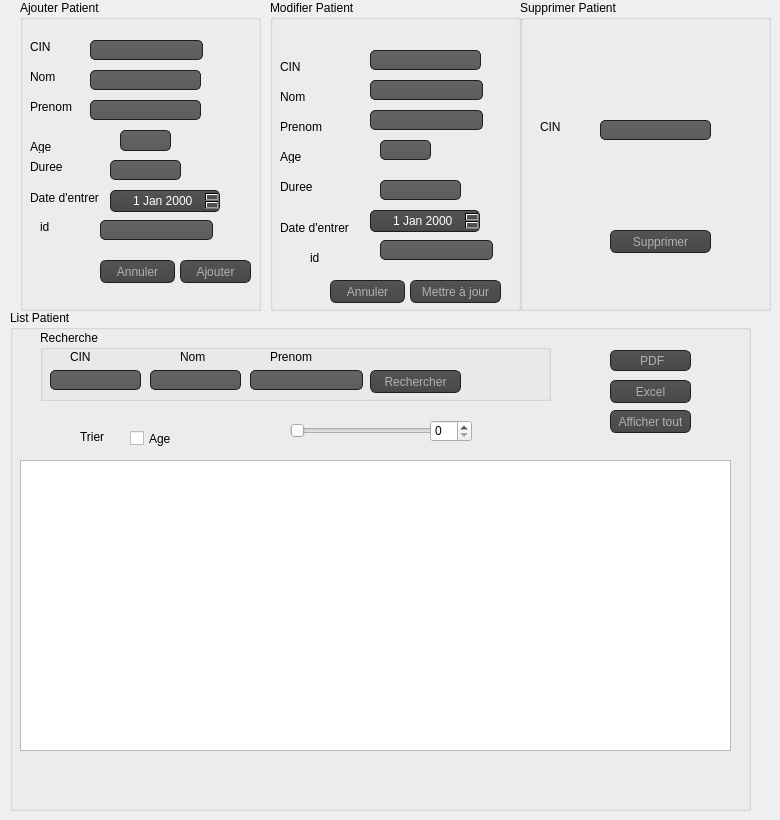
          <widget class="QWidget" name="tab_3">
           <attribute name="title">
            <string>Tab 1</string>
           </attribute>
           <widget class="QGroupBox" name="groupBox_5">
            <property name="geometry">
             <rect>
              <x>20</x>
              <y>0</y>
              <width>241</width>
              <height>311</height>
             </rect>
            </property>
            <property name="styleSheet">
             <string notr="true"/>
            </property>
            <property name="title">
             <string>Ajouter Patient</string>
            </property>
            <widget class="QLabel" name="label_3">
             <property name="geometry">
              <rect>
               <x>10</x>
               <y>40</y>
               <width>47</width>
               <height>13</height>
              </rect>
             </property>
             <property name="text">
              <string>CIN</string>
             </property>
            </widget>
            <widget class="QLabel" name="label_4">
             <property name="geometry">
              <rect>
               <x>10</x>
               <y>70</y>
               <width>47</width>
               <height>13</height>
              </rect>
             </property>
             <property name="text">
              <string>Nom</string>
             </property>
            </widget>
            <widget class="QLabel" name="label_5">
             <property name="geometry">
              <rect>
               <x>10</x>
               <y>100</y>
               <width>47</width>
               <height>13</height>
              </rect>
             </property>
             <property name="text">
              <string>Prenom</string>
             </property>
            </widget>
            <widget class="QLabel" name="label_6">
             <property name="geometry">
              <rect>
               <x>10</x>
               <y>140</y>
               <width>47</width>
               <height>13</height>
              </rect>
             </property>
             <property name="text">
              <string>Age</string>
             </property>
            </widget>
            <widget class="QLabel" name="label_7">
             <property name="geometry">
              <rect>
               <x>10</x>
               <y>160</y>
               <width>47</width>
               <height>13</height>
              </rect>
             </property>
             <property name="text">
              <string>Duree</string>
             </property>
            </widget>
            <widget class="QLabel" name="label_8">
             <property name="geometry">
              <rect>
               <x>10</x>
               <y>190</y>
               <width>71</width>
               <height>16</height>
              </rect>
             </property>
             <property name="text">
              <string>Date d'entrer</string>
             </property>
            </widget>
            <widget class="QPushButton" name="pushButtonAjoutP">
             <property name="geometry">
              <rect>
               <x>160</x>
               <y>260</y>
               <width>71</width>
               <height>23</height>
              </rect>
             </property>
             <property name="styleSheet">
              <string notr="true">QPushButton
{
    color: #b1b1b1;
    background-color: QLinearGradient( x1: 0, y1: 0, x2: 0, y2: 1, stop: 0 #565656, stop: 0.1 #525252, stop: 0.5 #4e4e4e, stop: 0.9 #4a4a4a, stop: 1 #464646);
    border-width: 1px;
    border-color: #1e1e1e;
    border-style: solid;
    border-radius: 6;
    padding: 3px;
    font-size: 12px;
    padding-left: 5px;
    padding-right: 5px;
}

QPushButton:pressed
{
    background-color: QLinearGradient( x1: 0, y1: 0, x2: 0, y2: 1, stop: 0 #2d2d2d, stop: 0.1 #2b2b2b, stop: 0.5 #292929, stop: 0.9 #282828, stop: 1 #252525);
}</string>
             </property>
             <property name="text">
              <string>Ajouter</string>
             </property>
            </widget>
            <widget class="QPushButton" name="pushButton_annulerP">
             <property name="geometry">
              <rect>
               <x>80</x>
               <y>260</y>
               <width>75</width>
               <height>23</height>
              </rect>
             </property>
             <property name="styleSheet">
              <string notr="true">QPushButton
{
    color: #b1b1b1;
    background-color: QLinearGradient( x1: 0, y1: 0, x2: 0, y2: 1, stop: 0 #565656, stop: 0.1 #525252, stop: 0.5 #4e4e4e, stop: 0.9 #4a4a4a, stop: 1 #464646);
    border-width: 1px;
    border-color: #1e1e1e;
    border-style: solid;
    border-radius: 6;
    padding: 3px;
    font-size: 12px;
    padding-left: 5px;
    padding-right: 5px;
}

QPushButton:pressed
{
    background-color: QLinearGradient( x1: 0, y1: 0, x2: 0, y2: 1, stop: 0 #2d2d2d, stop: 0.1 #2b2b2b, stop: 0.5 #292929, stop: 0.9 #282828, stop: 1 #252525);
}
</string>
             </property>
             <property name="text">
              <string>Annuler</string>
             </property>
            </widget>
            <widget class="QLineEdit" name="lineEdit_CINpatient">
             <property name="geometry">
              <rect>
               <x>70</x>
               <y>40</y>
               <width>113</width>
               <height>20</height>
              </rect>
             </property>
             <property name="styleSheet">
              <string notr="true">QLineEdit
{
    background-color: QLinearGradient( x1: 0, y1: 0, x2: 0, y2: 1, stop: 0 #4d4d4d, stop: 0 #646464, stop: 1 #5d5d5d);
    padding: 1px;
    border-style: solid;
    border: 1px solid #1e1e1e;
color: rgb(255, 170, 0);
    border-radius: 5;
}
</string>
             </property>
            </widget>
            <widget class="QLineEdit" name="lineEdit_nompatient">
             <property name="geometry">
              <rect>
               <x>70</x>
               <y>70</y>
               <width>111</width>
               <height>20</height>
              </rect>
             </property>
             <property name="styleSheet">
              <string notr="true">QLineEdit
{
    background-color: QLinearGradient( x1: 0, y1: 0, x2: 0, y2: 1, stop: 0 #4d4d4d, stop: 0 #646464, stop: 1 #5d5d5d);
    padding: 1px;
    border-style: solid;
    border: 1px solid #1e1e1e;
color: rgb(255, 170, 0);
    border-radius: 5;
}
</string>
             </property>
            </widget>
            <widget class="QLineEdit" name="lineEdit_age">
             <property name="geometry">
              <rect>
               <x>100</x>
               <y>130</y>
               <width>51</width>
               <height>21</height>
              </rect>
             </property>
             <property name="styleSheet">
              <string notr="true">QLineEdit
{
    background-color: QLinearGradient( x1: 0, y1: 0, x2: 0, y2: 1, stop: 0 #4d4d4d, stop: 0 #646464, stop: 1 #5d5d5d);
    padding: 1px;
    border-style: solid;
    border: 1px solid #1e1e1e;
color: rgb(255, 170, 0);
    border-radius: 5;
}
</string>
             </property>
            </widget>
            <widget class="QLineEdit" name="lineEdit_duree">
             <property name="geometry">
              <rect>
               <x>90</x>
               <y>160</y>
               <width>71</width>
               <height>20</height>
              </rect>
             </property>
             <property name="styleSheet">
              <string notr="true">QLineEdit
{
    background-color: QLinearGradient( x1: 0, y1: 0, x2: 0, y2: 1, stop: 0 #4d4d4d, stop: 0 #646464, stop: 1 #5d5d5d);
    padding: 1px;
    border-style: solid;
    border: 1px solid #1e1e1e;
color: rgb(255, 170, 0);
    border-radius: 5;
}
</string>
             </property>
            </widget>
            <widget class="QDateEdit" name="dateEditajoutp">
             <property name="geometry">
              <rect>
               <x>90</x>
               <y>190</y>
               <width>110</width>
               <height>22</height>
              </rect>
             </property>
             <property name="styleSheet">
              <string notr="true">

QDateEdit
{
    background-color: white;
    border-style: solid;
    border-width: 4px;
    border-color: rgb(0,0,0);
    spacing: 5px; 
subcontrol-origin: padding;
    subcontrol-position: top right;
    selection-background-color: #111;
    selection-color: yellow;
    color: white;
    background-color: QLinearGradient( x1: 0, y1: 0, x2: 0, y2: 1, stop: 0 #565656, stop: 0.1 #525252, stop: 0.5 #4e4e4e, stop: 0.9 #4a4a4a, stop: 1 #464646);
    border-style: solid;
    border: 1px solid #1e1e1e;
    border-radius: 5;
    padding: 1px 0px 1px 20px;
}

</string>
             </property>
            </widget>
            <widget class="QLineEdit" name="lineEdit_prenompatient">
             <property name="geometry">
              <rect>
               <x>70</x>
               <y>100</y>
               <width>111</width>
               <height>20</height>
              </rect>
             </property>
             <property name="styleSheet">
              <string notr="true">QLineEdit
{
    background-color: QLinearGradient( x1: 0, y1: 0, x2: 0, y2: 1, stop: 0 #4d4d4d, stop: 0 #646464, stop: 1 #5d5d5d);
    padding: 1px;
    border-style: solid;
    border: 1px solid #1e1e1e;
color: rgb(255, 170, 0);
    border-radius: 5;
}
</string>
             </property>
            </widget>
            <widget class="QLabel" name="label_23">
             <property name="geometry">
              <rect>
               <x>20</x>
               <y>220</y>
               <width>47</width>
               <height>13</height>
              </rect>
             </property>
             <property name="text">
              <string>id</string>
             </property>
            </widget>
            <widget class="QLineEdit" name="lineEdit_idajoutp">
             <property name="geometry">
              <rect>
               <x>80</x>
               <y>220</y>
               <width>113</width>
               <height>20</height>
              </rect>
             </property>
             <property name="styleSheet">
              <string notr="true">QLineEdit
{
    background-color: QLinearGradient( x1: 0, y1: 0, x2: 0, y2: 1, stop: 0 #4d4d4d, stop: 0 #646464, stop: 1 #5d5d5d);
    padding: 1px;
    border-style: solid;
    border: 1px solid #1e1e1e;
color: rgb(255, 170, 0);
    border-radius: 5;
}
</string>
             </property>
            </widget>
           </widget>
           <widget class="QGroupBox" name="groupBox_6">
            <property name="geometry">
             <rect>
              <x>10</x>
              <y>310</y>
              <width>741</width>
              <height>501</height>
             </rect>
            </property>
            <property name="styleSheet">
             <string notr="true"/>
            </property>
            <property name="title">
             <string>List Patient</string>
            </property>
            <widget class="QTableView" name="tableView_Patient">
             <property name="geometry">
              <rect>
               <x>10</x>
               <y>150</y>
               <width>711</width>
               <height>291</height>
              </rect>
             </property>
             <property name="toolTip">
              <string>&lt;html&gt;&lt;head/&gt;&lt;body&gt;&lt;p&gt;&lt;br/&gt;&lt;/p&gt;&lt;/body&gt;&lt;/html&gt;</string>
             </property>
             <property name="styleSheet">
              <string notr="true"/>
             </property>
            </widget>
            <widget class="QCheckBox" name="checkBox_rechercheage">
             <property name="geometry">
              <rect>
               <x>120</x>
               <y>120</y>
               <width>70</width>
               <height>17</height>
              </rect>
             </property>
             <property name="styleSheet">
              <string notr="true"/>
             </property>
             <property name="text">
              <string>Age</string>
             </property>
            </widget>
            <widget class="QGroupBox" name="groupBox_9">
             <property name="geometry">
              <rect>
               <x>30</x>
               <y>20</y>
               <width>511</width>
               <height>71</height>
              </rect>
             </property>
             <property name="styleSheet">
              <string notr="true"/>
             </property>
             <property name="title">
              <string>Recherche</string>
             </property>
             <widget class="QLineEdit" name="lineEdit_rechnomp">
              <property name="geometry">
               <rect>
                <x>110</x>
                <y>40</y>
                <width>91</width>
                <height>20</height>
               </rect>
              </property>
              <property name="styleSheet">
               <string notr="true">QLineEdit
{
    background-color: QLinearGradient( x1: 0, y1: 0, x2: 0, y2: 1, stop: 0 #4d4d4d, stop: 0 #646464, stop: 1 #5d5d5d);
    padding: 1px;
    border-style: solid;
    border: 1px solid #1e1e1e;
color: rgb(255, 170, 0);
    border-radius: 5;
}
</string>
              </property>
             </widget>
             <widget class="QLabel" name="label_25">
              <property name="geometry">
               <rect>
                <x>140</x>
                <y>20</y>
                <width>47</width>
                <height>13</height>
               </rect>
              </property>
              <property name="text">
               <string>Nom</string>
              </property>
             </widget>
             <widget class="QPushButton" name="pushButton_rechpatient">
              <property name="geometry">
               <rect>
                <x>330</x>
                <y>40</y>
                <width>91</width>
                <height>23</height>
               </rect>
              </property>
              <property name="styleSheet">
               <string notr="true">QPushButton
{
    color: #b1b1b1;
    background-color: QLinearGradient( x1: 0, y1: 0, x2: 0, y2: 1, stop: 0 #565656, stop: 0.1 #525252, stop: 0.5 #4e4e4e, stop: 0.9 #4a4a4a, stop: 1 #464646);
    border-width: 1px;
    border-color: #1e1e1e;
    border-style: solid;
    border-radius: 6;
    padding: 3px;
    font-size: 12px;
    padding-left: 5px;
    padding-right: 5px;
}

QPushButton:pressed
{
    background-color: QLinearGradient( x1: 0, y1: 0, x2: 0, y2: 1, stop: 0 #2d2d2d, stop: 0.1 #2b2b2b, stop: 0.5 #292929, stop: 0.9 #282828, stop: 1 #252525);
}</string>
              </property>
              <property name="text">
               <string>Rechercher</string>
              </property>
             </widget>
             <widget class="QLabel" name="label_26">
              <property name="geometry">
               <rect>
                <x>30</x>
                <y>20</y>
                <width>47</width>
                <height>13</height>
               </rect>
              </property>
              <property name="text">
               <string>CIN</string>
              </property>
             </widget>
             <widget class="QLineEdit" name="lineEdit_recherchecin">
              <property name="geometry">
               <rect>
                <x>10</x>
                <y>40</y>
                <width>91</width>
                <height>20</height>
               </rect>
              </property>
              <property name="styleSheet">
               <string notr="true">QLineEdit
{
    background-color: QLinearGradient( x1: 0, y1: 0, x2: 0, y2: 1, stop: 0 #4d4d4d, stop: 0 #646464, stop: 1 #5d5d5d);
    padding: 1px;
    border-style: solid;
    border: 1px solid #1e1e1e;
color: rgb(255, 170, 0);
    border-radius: 5;
}
</string>
              </property>
              <property name="text">
               <string/>
              </property>
             </widget>
             <widget class="QLabel" name="label_32">
              <property name="geometry">
               <rect>
                <x>230</x>
                <y>20</y>
                <width>47</width>
                <height>13</height>
               </rect>
              </property>
              <property name="text">
               <string>Prenom</string>
              </property>
             </widget>
             <widget class="QLineEdit" name="lineEdit_rechprenomp">
              <property name="geometry">
               <rect>
                <x>210</x>
                <y>40</y>
                <width>113</width>
                <height>20</height>
               </rect>
              </property>
              <property name="styleSheet">
               <string notr="true">QLineEdit
{
    background-color: QLinearGradient( x1: 0, y1: 0, x2: 0, y2: 1, stop: 0 #4d4d4d, stop: 0 #646464, stop: 1 #5d5d5d);
    padding: 1px;
    border-style: solid;
    border: 1px solid #1e1e1e;
color: rgb(255, 170, 0);
    border-radius: 5;
}
</string>
              </property>
             </widget>
            </widget>
            <widget class="QLabel" name="label_30">
             <property name="geometry">
              <rect>
               <x>70</x>
               <y>120</y>
               <width>47</width>
               <height>13</height>
              </rect>
             </property>
             <property name="text">
              <string>Trier</string>
             </property>
            </widget>
            <widget class="QPushButton" name="pushButton_ExcelP">
             <property name="geometry">
              <rect>
               <x>600</x>
               <y>70</y>
               <width>81</width>
               <height>23</height>
              </rect>
             </property>
             <property name="styleSheet">
              <string notr="true">QPushButton
{
    color: #b1b1b1;
    background-color: QLinearGradient( x1: 0, y1: 0, x2: 0, y2: 1, stop: 0 #565656, stop: 0.1 #525252, stop: 0.5 #4e4e4e, stop: 0.9 #4a4a4a, stop: 1 #464646);
    border-width: 1px;
    border-color: #1e1e1e;
    border-style: solid;
    border-radius: 6;
    padding: 3px;
    font-size: 12px;
    padding-left: 5px;
    padding-right: 5px;
}

QPushButton:pressed
{
    background-color: QLinearGradient( x1: 0, y1: 0, x2: 0, y2: 1, stop: 0 #2d2d2d, stop: 0.1 #2b2b2b, stop: 0.5 #292929, stop: 0.9 #282828, stop: 1 #252525);
}</string>
             </property>
             <property name="text">
              <string>Excel</string>
             </property>
            </widget>
            <widget class="QPushButton" name="pushButton_pdff">
             <property name="geometry">
              <rect>
               <x>600</x>
               <y>40</y>
               <width>81</width>
               <height>21</height>
              </rect>
             </property>
             <property name="styleSheet">
              <string notr="true">QPushButton
{
    color: #b1b1b1;
    background-color: QLinearGradient( x1: 0, y1: 0, x2: 0, y2: 1, stop: 0 #565656, stop: 0.1 #525252, stop: 0.5 #4e4e4e, stop: 0.9 #4a4a4a, stop: 1 #464646);
    border-width: 1px;
    border-color: #1e1e1e;
    border-style: solid;
    border-radius: 6;
    padding: 3px;
    font-size: 12px;
    padding-left: 5px;
    padding-right: 5px;
}

QPushButton:pressed
{
    background-color: QLinearGradient( x1: 0, y1: 0, x2: 0, y2: 1, stop: 0 #2d2d2d, stop: 0.1 #2b2b2b, stop: 0.5 #292929, stop: 0.9 #282828, stop: 1 #252525);
}</string>
             </property>
             <property name="text">
              <string> PDF</string>
             </property>
            </widget>
            <widget class="QSlider" name="horizontalSlider">
             <property name="geometry">
              <rect>
               <x>280</x>
               <y>110</y>
               <width>160</width>
               <height>22</height>
              </rect>
             </property>
             <property name="orientation">
              <enum>Qt::Horizontal</enum>
             </property>
            </widget>
            <widget class="QSpinBox" name="spinBox">
             <property name="geometry">
              <rect>
               <x>420</x>
               <y>110</y>
               <width>42</width>
               <height>22</height>
              </rect>
             </property>
            </widget>
            <widget class="QPushButton" name="pushButton_affichertoutP">
             <property name="geometry">
              <rect>
               <x>600</x>
               <y>100</y>
               <width>81</width>
               <height>23</height>
              </rect>
             </property>
             <property name="styleSheet">
              <string notr="true">QPushButton
{
    color: #b1b1b1;
    background-color: QLinearGradient( x1: 0, y1: 0, x2: 0, y2: 1, stop: 0 #565656, stop: 0.1 #525252, stop: 0.5 #4e4e4e, stop: 0.9 #4a4a4a, stop: 1 #464646);
    border-width: 1px;
    border-color: #1e1e1e;
    border-style: solid;
    border-radius: 6;
    padding: 3px;
    font-size: 12px;
    padding-left: 5px;
    padding-right: 5px;
}

QPushButton:pressed
{
    background-color: QLinearGradient( x1: 0, y1: 0, x2: 0, y2: 1, stop: 0 #2d2d2d, stop: 0.1 #2b2b2b, stop: 0.5 #292929, stop: 0.9 #282828, stop: 1 #252525);
}</string>
             </property>
             <property name="text">
              <string>Afficher tout</string>
             </property>
            </widget>
           </widget>
           <widget class="QGroupBox" name="groupBox_7">
            <property name="geometry">
             <rect>
              <x>270</x>
              <y>0</y>
              <width>251</width>
              <height>311</height>
             </rect>
            </property>
            <property name="styleSheet">
             <string notr="true"/>
            </property>
            <property name="title">
             <string>Modifier Patient</string>
            </property>
            <widget class="QLabel" name="label_9">
             <property name="geometry">
              <rect>
               <x>10</x>
               <y>60</y>
               <width>47</width>
               <height>13</height>
              </rect>
             </property>
             <property name="text">
              <string>CIN</string>
             </property>
            </widget>
            <widget class="QLabel" name="label_10">
             <property name="geometry">
              <rect>
               <x>10</x>
               <y>90</y>
               <width>47</width>
               <height>13</height>
              </rect>
             </property>
             <property name="text">
              <string>Nom</string>
             </property>
            </widget>
            <widget class="QLabel" name="label_11">
             <property name="geometry">
              <rect>
               <x>10</x>
               <y>120</y>
               <width>47</width>
               <height>13</height>
              </rect>
             </property>
             <property name="text">
              <string>Prenom</string>
             </property>
            </widget>
            <widget class="QLabel" name="label_12">
             <property name="geometry">
              <rect>
               <x>10</x>
               <y>150</y>
               <width>47</width>
               <height>13</height>
              </rect>
             </property>
             <property name="text">
              <string>Age</string>
             </property>
            </widget>
            <widget class="QLabel" name="label_13">
             <property name="geometry">
              <rect>
               <x>10</x>
               <y>180</y>
               <width>47</width>
               <height>13</height>
              </rect>
             </property>
             <property name="text">
              <string>Duree</string>
             </property>
            </widget>
            <widget class="QLabel" name="label_14">
             <property name="geometry">
              <rect>
               <x>10</x>
               <y>220</y>
               <width>71</width>
               <height>16</height>
              </rect>
             </property>
             <property name="text">
              <string>Date d'entrer</string>
             </property>
            </widget>
            <widget class="QPushButton" name="pushButton_updatepatient">
             <property name="geometry">
              <rect>
               <x>140</x>
               <y>280</y>
               <width>91</width>
               <height>23</height>
              </rect>
             </property>
             <property name="styleSheet">
              <string notr="true">QPushButton
{
    color: #b1b1b1;
    background-color: QLinearGradient( x1: 0, y1: 0, x2: 0, y2: 1, stop: 0 #565656, stop: 0.1 #525252, stop: 0.5 #4e4e4e, stop: 0.9 #4a4a4a, stop: 1 #464646);
    border-width: 1px;
    border-color: #1e1e1e;
    border-style: solid;
    border-radius: 6;
    padding: 3px;
    font-size: 12px;
    padding-left: 5px;
    padding-right: 5px;
}

QPushButton:pressed
{
    background-color: QLinearGradient( x1: 0, y1: 0, x2: 0, y2: 1, stop: 0 #2d2d2d, stop: 0.1 #2b2b2b, stop: 0.5 #292929, stop: 0.9 #282828, stop: 1 #252525);
}</string>
             </property>
             <property name="text">
              <string>Mettre à jour</string>
             </property>
            </widget>
            <widget class="QPushButton" name="pushButton_4">
             <property name="geometry">
              <rect>
               <x>60</x>
               <y>280</y>
               <width>75</width>
               <height>23</height>
              </rect>
             </property>
             <property name="toolTip">
              <string>&lt;html&gt;&lt;head/&gt;&lt;body&gt;&lt;p&gt;QPushButton { color: red }&lt;/p&gt;&lt;p&gt;&lt;br/&gt;&lt;/p&gt;&lt;/body&gt;&lt;/html&gt;</string>
             </property>
             <property name="styleSheet">
              <string notr="true">QPushButton
{
    color: #b1b1b1;
    background-color: QLinearGradient( x1: 0, y1: 0, x2: 0, y2: 1, stop: 0 #565656, stop: 0.1 #525252, stop: 0.5 #4e4e4e, stop: 0.9 #4a4a4a, stop: 1 #464646);
    border-width: 1px;
    border-color: #1e1e1e;
    border-style: solid;
    border-radius: 6;
    padding: 3px;
    font-size: 12px;
    padding-left: 5px;
    padding-right: 5px;
}

QPushButton:pressed
{
    background-color: QLinearGradient( x1: 0, y1: 0, x2: 0, y2: 1, stop: 0 #2d2d2d, stop: 0.1 #2b2b2b, stop: 0.5 #292929, stop: 0.9 #282828, stop: 1 #252525);
}</string>
             </property>
             <property name="text">
              <string>Annuler</string>
             </property>
            </widget>
            <widget class="QLineEdit" name="lineEdit_cinp">
             <property name="geometry">
              <rect>
               <x>100</x>
               <y>50</y>
               <width>111</width>
               <height>20</height>
              </rect>
             </property>
             <property name="styleSheet">
              <string notr="true">QLineEdit
{
    background-color: QLinearGradient( x1: 0, y1: 0, x2: 0, y2: 1, stop: 0 #4d4d4d, stop: 0 #646464, stop: 1 #5d5d5d);
    padding: 1px;
    border-style: solid;
    border: 1px solid #1e1e1e;
color: rgb(255, 170, 0);
    border-radius: 5;
}
</string>
             </property>
            </widget>
            <widget class="QLineEdit" name="lineEdit_nomp">
             <property name="geometry">
              <rect>
               <x>100</x>
               <y>80</y>
               <width>113</width>
               <height>20</height>
              </rect>
             </property>
             <property name="styleSheet">
              <string notr="true">QLineEdit
{
    background-color: QLinearGradient( x1: 0, y1: 0, x2: 0, y2: 1, stop: 0 #4d4d4d, stop: 0 #646464, stop: 1 #5d5d5d);
    padding: 1px;
    border-style: solid;
    border: 1px solid #1e1e1e;
color: rgb(255, 170, 0);
    border-radius: 5;
}
</string>
             </property>
            </widget>
            <widget class="QLineEdit" name="lineEdit_prenomp">
             <property name="geometry">
              <rect>
               <x>100</x>
               <y>110</y>
               <width>113</width>
               <height>20</height>
              </rect>
             </property>
             <property name="styleSheet">
              <string notr="true">QLineEdit
{
    background-color: QLinearGradient( x1: 0, y1: 0, x2: 0, y2: 1, stop: 0 #4d4d4d, stop: 0 #646464, stop: 1 #5d5d5d);
    padding: 1px;
    border-style: solid;
    border: 1px solid #1e1e1e;
color: rgb(255, 170, 0);
    border-radius: 5;
}
</string>
             </property>
            </widget>
            <widget class="QLineEdit" name="lineEdit_agep">
             <property name="geometry">
              <rect>
               <x>110</x>
               <y>140</y>
               <width>51</width>
               <height>20</height>
              </rect>
             </property>
             <property name="styleSheet">
              <string notr="true">QLineEdit
{
    background-color: QLinearGradient( x1: 0, y1: 0, x2: 0, y2: 1, stop: 0 #4d4d4d, stop: 0 #646464, stop: 1 #5d5d5d);
    padding: 1px;
    border-style: solid;
    border: 1px solid #1e1e1e;
color: rgb(255, 170, 0);
    border-radius: 5;
}
</string>
             </property>
            </widget>
            <widget class="QLineEdit" name="lineEdit_dureep">
             <property name="geometry">
              <rect>
               <x>110</x>
               <y>180</y>
               <width>81</width>
               <height>20</height>
              </rect>
             </property>
             <property name="styleSheet">
              <string notr="true">QLineEdit
{
    background-color: QLinearGradient( x1: 0, y1: 0, x2: 0, y2: 1, stop: 0 #4d4d4d, stop: 0 #646464, stop: 1 #5d5d5d);
    padding: 1px;
    border-style: solid;
    border: 1px solid #1e1e1e;
color: rgb(255, 170, 0);
    border-radius: 5;
}
</string>
             </property>
            </widget>
            <widget class="QDateEdit" name="dateEditModifP">
             <property name="geometry">
              <rect>
               <x>100</x>
               <y>210</y>
               <width>110</width>
               <height>22</height>
              </rect>
             </property>
             <property name="styleSheet">
              <string notr="true">

QDateEdit
{
    background-color: white;
    border-style: solid;
    border-width: 4px;
    border-color: rgb(0,0,0);
    spacing: 5px; 
subcontrol-origin: padding;
    subcontrol-position: top right;
    selection-background-color: #111;
    selection-color: yellow;
    color: white;
    background-color: QLinearGradient( x1: 0, y1: 0, x2: 0, y2: 1, stop: 0 #565656, stop: 0.1 #525252, stop: 0.5 #4e4e4e, stop: 0.9 #4a4a4a, stop: 1 #464646);
    border-style: solid;
    border: 1px solid #1e1e1e;
    border-radius: 5;
    padding: 1px 0px 1px 20px;
}

</string>
             </property>
            </widget>
            <widget class="QLabel" name="label_24">
             <property name="geometry">
              <rect>
               <x>40</x>
               <y>250</y>
               <width>47</width>
               <height>16</height>
              </rect>
             </property>
             <property name="text">
              <string>id</string>
             </property>
            </widget>
            <widget class="QLineEdit" name="lineEdit_idpatient">
             <property name="geometry">
              <rect>
               <x>110</x>
               <y>240</y>
               <width>113</width>
               <height>20</height>
              </rect>
             </property>
             <property name="styleSheet">
              <string notr="true">QLineEdit
{
    background-color: QLinearGradient( x1: 0, y1: 0, x2: 0, y2: 1, stop: 0 #4d4d4d, stop: 0 #646464, stop: 1 #5d5d5d);
    padding: 1px;
    border-style: solid;
    border: 1px solid #1e1e1e;
color: rgb(255, 170, 0);
    border-radius: 5;
}
</string>
             </property>
            </widget>
           </widget>
           <widget class="QGroupBox" name="groupBox_8">
            <property name="geometry">
             <rect>
              <x>520</x>
              <y>0</y>
              <width>251</width>
              <height>311</height>
             </rect>
            </property>
            <property name="styleSheet">
             <string notr="true"/>
            </property>
            <property name="title">
             <string>Supprimer Patient</string>
            </property>
            <widget class="QPushButton" name="pushButton_suppP">
             <property name="geometry">
              <rect>
               <x>90</x>
               <y>230</y>
               <width>101</width>
               <height>23</height>
              </rect>
             </property>
             <property name="styleSheet">
              <string notr="true">QPushButton
{
    color: #b1b1b1;
    background-color: QLinearGradient( x1: 0, y1: 0, x2: 0, y2: 1, stop: 0 #565656, stop: 0.1 #525252, stop: 0.5 #4e4e4e, stop: 0.9 #4a4a4a, stop: 1 #464646);
    border-width: 1px;
    border-color: #1e1e1e;
    border-style: solid;
    border-radius: 6;
    padding: 3px;
    font-size: 12px;
    padding-left: 5px;
    padding-right: 5px;
}

QPushButton:pressed
{
    background-color: QLinearGradient( x1: 0, y1: 0, x2: 0, y2: 1, stop: 0 #2d2d2d, stop: 0.1 #2b2b2b, stop: 0.5 #292929, stop: 0.9 #282828, stop: 1 #252525);
}
</string>
             </property>
             <property name="text">
              <string>Supprimer</string>
             </property>
            </widget>
            <widget class="QLabel" name="label_19">
             <property name="geometry">
              <rect>
               <x>20</x>
               <y>120</y>
               <width>47</width>
               <height>13</height>
              </rect>
             </property>
             <property name="text">
              <string>CIN</string>
             </property>
            </widget>
            <widget class="QLineEdit" name="lineEdit_cin_supp">
             <property name="geometry">
              <rect>
               <x>80</x>
               <y>120</y>
               <width>111</width>
               <height>20</height>
              </rect>
             </property>
             <property name="styleSheet">
              <string notr="true">QLineEdit
{
    background-color: QLinearGradient( x1: 0, y1: 0, x2: 0, y2: 1, stop: 0 #4d4d4d, stop: 0 #646464, stop: 1 #5d5d5d);
    padding: 1px;
    border-style: solid;
    border: 1px solid #1e1e1e;
color: rgb(255, 170, 0);
    border-radius: 5;
}
</string>
             </property>
            </widget>
           </widget>
          </widget>
